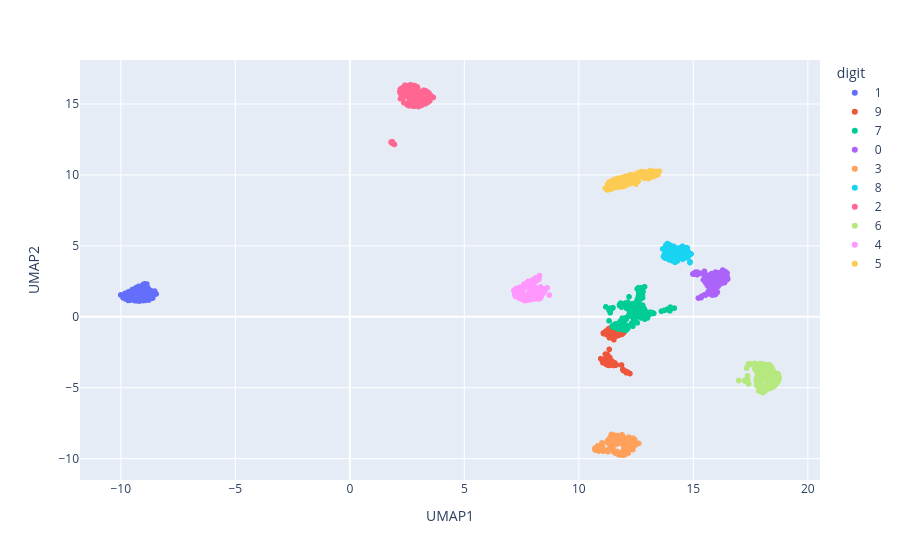

Notebook code cell kept with this figure:
### Code cell
fig = px.scatter(
    df_umap, x="UMAP1", y="UMAP2", 
    color=cluster_labels.astype(str), labels={"color": "digit"}
)
fig.show()

### Figure 1 — Plotly figure (JSON) as saved in the notebook; plotly's stock layout.template omitted (floating-point values rounded to 4 significant figures; data arrays with more than 128 entries replaced by an {"elided": "..."} marker saying what was removed)
{"data": [{"hovertemplate": "digit=1<br>UMAP1=%{x}<br>UMAP2=%{y}<extra></extra>", "legendgroup": "1", "marker": {"color": "#636efa", "symbol": "circle"}, "mode": "markers", "name": "1", "showlegend": true, "type": "scattergl", "x": {"elided": "178 float values"}, "xaxis": "x", "y": {"elided": "178 float values"}, "yaxis": "y"}, {"hovertemplate": "digit=9<br>UMAP1=%{x}<br>UMAP2=%{y}<extra></extra>", "legendgroup": "9", "marker": {"color": "#EF553B", "symbol": "circle"}, "mode": "markers", "name": "9", "showlegend": true, "type": "scattergl", "x": {"elided": "137 float values"}, "xaxis": "x", "y": {"elided": "137 float values"}, "yaxis": "y"}, {"hovertemplate": "digit=7<br>UMAP1=%{x}<br>UMAP2=%{y}<extra></extra>", "legendgroup": "7", "marker": {"color": "#00cc96", "symbol": "circle"}, "mode": "markers", "name": "7", "showlegend": true, "type": "scattergl", "x": {"elided": "231 float values"}, "xaxis": "x", "y": {"elided": "231 float values"}, "yaxis": "y"}, {"hovertemplate": "digit=0<br>UMAP1=%{x}<br>UMAP2=%{y}<extra></extra>", "legendgroup": "0", "marker": {"color": "#ab63fa", "symbol": "circle"}, "mode": "markers", "name": "0", "showlegend": true, "type": "scattergl", "x": {"elided": "176 float values"}, "xaxis": "x", "y": {"elided": "176 float values"}, "yaxis": "y"}, {"hovertemplate": "digit=3<br>UMAP1=%{x}<br>UMAP2=%{y}<extra></extra>", "legendgroup": "3", "marker": {"color": "#FFA15A", "symbol": "circle"}, "mode": "markers", "name": "3", "showlegend": true, "type": "scattergl", "x": {"elided": "176 float values"}, "xaxis": "x", "y": {"elided": "176 float values"}, "yaxis": "y"}, {"hovertemplate": "digit=8<br>UMAP1=%{x}<br>UMAP2=%{y}<extra></extra>", "legendgroup": "8", "marker": {"color": "#19d3f3", "symbol": "circle"}, "mode": "markers", "name": "8", "showlegend": true, "type": "scattergl", "x": {"elided": "147 float values"}, "xaxis": "x", "y": {"elided": "147 float values"}, "yaxis": "y"}, {"hovertemplate": "digit=2<br>UMAP1=%{x}<br>UMAP2=%{y}<extra></extra>", "legendgroup": "2", "marker": {"color": "#FF6692", "symbol": "circle"}, "mode": "markers", "name": "2", "showlegend": true, "type": "scattergl", "x": {"elided": "208 float values"}, "xaxis": "x", "y": {"elided": "208 float values"}, "yaxis": "y"}, {"hovertemplate": "digit=6<br>UMAP1=%{x}<br>UMAP2=%{y}<extra></extra>", "legendgroup": "6", "marker": {"color": "#B6E880", "symbol": "circle"}, "mode": "markers", "name": "6", "showlegend": true, "type": "scattergl", "x": {"elided": "196 float values"}, "xaxis": "x", "y": {"elided": "196 float values"}, "yaxis": "y"}, {"hovertemplate": "digit=4<br>UMAP1=%{x}<br>UMAP2=%{y}<extra></extra>", "legendgroup": "4", "marker": {"color": "#FF97FF", "symbol": "circle"}, "mode": "markers", "name": "4", "showlegend": true, "type": "scattergl", "x": {"elided": "166 float values"}, "xaxis": "x", "y": {"elided": "166 float values"}, "yaxis": "y"}, {"hovertemplate": "digit=5<br>UMAP1=%{x}<br>UMAP2=%{y}<extra></extra>", "legendgroup": "5", "marker": {"color": "#FECB52", "symbol": "circle"}, "mode": "markers", "name": "5", "showlegend": true, "type": "scattergl", "x": {"elided": "182 float values"}, "xaxis": "x", "y": {"elided": "182 float values"}, "yaxis": "y"}], "layout": {"legend": {"title": {"text": "digit"}, "tracegroupgap": 0}, "margin": {"t": 60}, "xaxis": {"anchor": "y", "domain": [0, 1], "title": {"text": "UMAP1"}}, "yaxis": {"anchor": "x", "domain": [0, 1], "title": {"text": "UMAP2"}}}}
